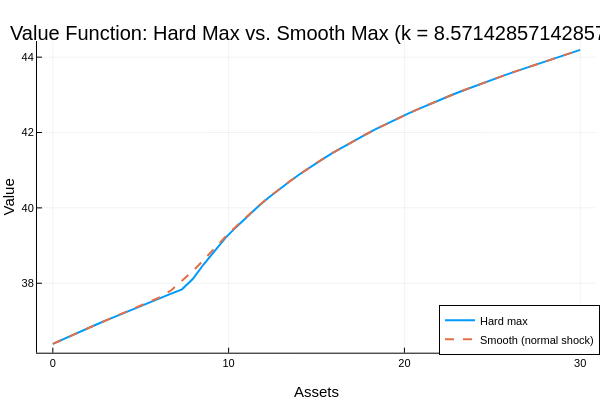

The notebook cell this image was saved under:
### Code cell
k_mid = Int(ceil(length(model_baseline.k_grid) / 2))

# 2. Hard max curve (elementwise maximum)
v_child_hard = max.(child_model.sol_v_college[1, :, k_mid], child_model.sol_v_work[1, :, k_mid])

# 3. 2D Plot: Compare hard max and smoothed value
plot(
    child_model.a_grid, v_child_hard;
    xlabel = "Assets",
    ylabel = "Value",
    title = "Value Function: Hard Max vs. Smooth Max (k = $(child_model.k_grid[k_mid]))",
    label = "Hard max",
    linewidth = 2,
    legend = :bottomright
)
plot!(
    child_model.a_grid, v_child_smooth[:, k_mid];
    label = "Smooth (normal shock)",
    linewidth = 2,
    linestyle = :dash
)

### Figure 1 — Plotly figure (JSON) as saved in the notebook; plotly's stock layout.template omitted (floating-point values rounded to 4 significant figures)
{"data": [{"colorbar": {"len": 0.8657, "title": "", "x": 0.9934, "y": 0.5087}, "legendgroup": "Hard max", "line": {"color": "rgba(0, 154, 250, 1.000)", "dash": "solid", "shape": "linear", "width": 2}, "mode": "lines", "name": "Hard max", "showlegend": true, "type": "scatter", "x": [0, 0.6122, 1.224, 1.837, 2.449, 3.061, 3.673, 4.286, 4.898, 5.51, 6.122, 6.735, 7.347, 7.959, 8.571, 9.184, 9.796, 10.41, 11.02, 11.63, 12.24, 12.86, 13.47, 14.08, 14.69, 15.31, 15.92, 16.53, 17.14, 17.76, 18.37, 18.98, 19.59, 20.2, 20.82, 21.43, 22.04, 22.65, 23.27, 23.88, 24.49, 25.1, 25.71, 26.33, 26.94, 27.55, 28.16, 28.78, 29.39, 30], "xaxis": "x", "y": [36.39, 36.52, 36.65, 36.78, 36.9, 37.02, 37.14, 37.26, 37.38, 37.49, 37.61, 37.72, 37.84, 38.11, 38.5, 38.86, 39.19, 39.48, 39.76, 40.02, 40.26, 40.49, 40.7, 40.91, 41.1, 41.28, 41.46, 41.63, 41.79, 41.94, 42.09, 42.23, 42.37, 42.5, 42.63, 42.75, 42.87, 42.99, 43.1, 43.21, 43.32, 43.42, 43.52, 43.62, 43.72, 43.82, 43.91, 44.01, 44.1, 44.19], "yaxis": "y"}, {"colorbar": {"len": 0.8657, "title": "", "x": 0.9934, "y": 0.5087}, "legendgroup": "Smooth (normal shock)", "line": {"color": "rgba(227, 111, 71, 1.000)", "dash": "dash", "shape": "linear", "width": 2}, "mode": "lines", "name": "Smooth (normal shock)", "showlegend": true, "type": "scatter", "x": [0, 0.6122, 1.224, 1.837, 2.449, 3.061, 3.673, 4.286, 4.898, 5.51, 6.122, 6.735, 7.347, 7.959, 8.571, 9.184, 9.796, 10.41, 11.02, 11.63, 12.24, 12.86, 13.47, 14.08, 14.69, 15.31, 15.92, 16.53, 17.14, 17.76, 18.37, 18.98, 19.59, 20.2, 20.82, 21.43, 22.04, 22.65, 23.27, 23.88, 24.49, 25.1, 25.71, 26.33, 26.94, 27.55, 28.16, 28.78, 29.39, 30], "xaxis": "x", "y": [36.39, 36.52, 36.65, 36.78, 36.9, 37.02, 37.14, 37.26, 37.38, 37.49, 37.63, 37.81, 38.05, 38.32, 38.61, 38.92, 39.22, 39.5, 39.77, 40.02, 40.27, 40.49, 40.7, 40.91, 41.1, 41.28, 41.46, 41.63, 41.79, 41.94, 42.09, 42.23, 42.37, 42.5, 42.63, 42.75, 42.87, 42.99, 43.1, 43.21, 43.32, 43.42, 43.52, 43.62, 43.72, 43.82, 43.91, 44.01, 44.1, 44.19], "yaxis": "y"}], "layout": {"annotations": [{"font": {"color": "rgba(0, 0, 0, 1.000)", "family": "sans-serif", "size": 20}, "rotation": 0, "showarrow": false, "text": "Value Function: Hard Max vs. Smooth Max (k = 8.571428571428571)", "x": 0.5275, "xanchor": "center", "xref": "paper", "y": 1, "yanchor": "top", "yref": "paper"}], "height": 400, "legend": {"bgcolor": "rgba(255, 255, 255, 1.000)", "bordercolor": "rgba(0, 0, 0, 1.000)", "borderwidth": 1, "font": {"color": "rgba(0, 0, 0, 1.000)", "family": "sans-serif", "size": 11}, "title": {"font": {"color": "rgba(0, 0, 0, 1.000)", "family": "sans-serif", "size": 15}, "text": ""}, "tracegroupgap": 0, "traceorder": "normal", "x": 1, "xanchor": "right", "y": 0.07, "yanchor": "bottom"}, "margin": {"b": 20, "l": 0, "r": 0, "t": 20}, "paper_bgcolor": "rgba(255, 255, 255, 1.000)", "plot_bgcolor": "rgba(255, 255, 255, 1.000)", "showlegend": true, "width": 600, "xaxis": {"anchor": "y", "domain": [0.06165, 0.9934], "gridcolor": "rgba(0, 0, 0, 0.100)", "gridwidth": 0.5, "linecolor": "rgba(0, 0, 0, 1.000)", "mirror": false, "range": [-0.9, 30.9], "showgrid": true, "showline": true, "showticklabels": true, "tickangle": 0, "tickcolor": "rgb(0, 0, 0)", "tickfont": {"color": "rgba(0, 0, 0, 1.000)", "family": "sans-serif", "size": 11}, "tickmode": "array", "ticks": "inside", "ticktext": ["0", "10", "20", "30"], "tickvals": [0, 10, 20, 30], "title": "Assets", "titlefont": {"color": "rgba(0, 0, 0, 1.000)", "family": "sans-serif", "size": 15}, "type": "-", "visible": true, "zeroline": false, "zerolinecolor": "rgba(0, 0, 0, 1.000)"}, "yaxis": {"anchor": "x", "domain": [0.07581, 0.9415], "gridcolor": "rgba(0, 0, 0, 0.100)", "gridwidth": 0.5, "linecolor": "rgba(0, 0, 0, 1.000)", "mirror": false, "range": [36.16, 44.43], "showgrid": true, "showline": true, "showticklabels": true, "tickangle": 0, "tickcolor": "rgb(0, 0, 0)", "tickfont": {"color": "rgba(0, 0, 0, 1.000)", "family": "sans-serif", "size": 11}, "tickmode": "array", "ticks": "inside", "ticktext": ["38", "40", "42", "44"], "tickvals": [38, 40, 42, 44], "title": "Value", "titlefont": {"color": "rgba(0, 0, 0, 1.000)", "family": "sans-serif", "size": 15}, "type": "-", "visible": true, "zeroline": false, "zerolinecolor": "rgba(0, 0, 0, 1.000)"}}}
